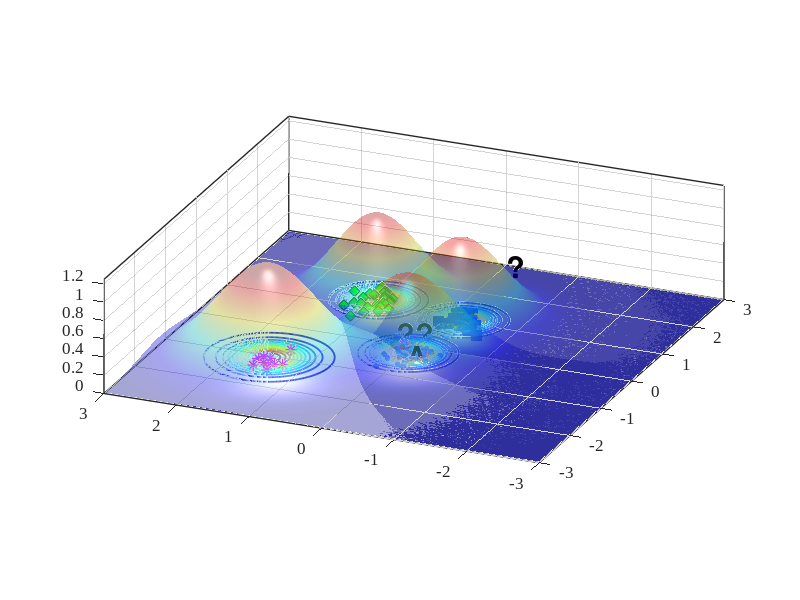

The MATLAB source for this figure:
%% Reproduce EVM-style demo figure (no toolboxes)
clear; close all; clc; rng(7);

% ---------- 1) 合成四类二维数据 ----------
% 类中心（大致对应图中位置）
C_star  = [-1.15  1.55];   % 红色星
C_diam  = [ 1.25  1.05];   % 绿色菱形
C_square= [ 1.05 -0.20];   % 蓝色方块
C_dot   = [-0.20  0.00];   % 蓝色小点（被 A 标注影响的那簇）

% 协方差（控制每簇形状）
S = @(sx,sy,rho)[sx^2 rho*sx*sy; rho*sx*sy sy^2];
Sig_star   = S(0.18,0.20, 0.05);
Sig_diam   = S(0.22,0.18,-0.10);
Sig_square = S(0.20,0.16, 0.05);
Sig_dot    = S(0.25,0.18, 0.00);

% 从高斯采样（不用 mvnrnd）
sample = @(N,mu,SIG) (randn(N,2)*chol(SIG,'lower') + mu);

X_star   = sample(12,C_star,   Sig_star);
X_diam   = sample(30,C_diam,   Sig_diam);
X_square = sample(28,C_square, Sig_square);
X_dot    = sample(45,C_dot,    Sig_dot);

% 加一个“离群星”靠近 A（见原图左中）
X_star = [X_star; 0.02 0.15];

% ---------- 2) 底面散点与样式 ----------
figure('Color','w','Position',[100,100,800,600]);
hold on; box on; grid on;
z0 = 0; % 所有散点都放在 z=0 的平面

scatter3(X_dot(:,1),   X_dot(:,2),   z0+zeros(size(X_dot,1),1),   18, [0.35 0.60 1.00], 'filled');  % 蓝色小点
scatter3(X_diam(:,1),  X_diam(:,2),  z0+zeros(size(X_diam,1),1),  60, 'g', 'd', 'filled', 'MarkerEdgeColor',[0 0.45 0]); % 绿菱形
scatter3(X_square(:,1),X_square(:,2),z0+zeros(size(X_square,1),1),60, [0 0.25 0.85], 's', 'filled'); % 蓝方块
scatter3(X_star(:,1),  X_star(:,2),  z0+zeros(size(X_star,1),1),  70, [1 0 1], '*', 'LineWidth',1.0); % 洋红星

% ---------- 3) ψ-model 等值环（彩色同心） ----------
% 采用带形状参的径向函数 psi(r) = exp(-(r/s)^t)
psi = @(X,Y,cx,cy,s,t) exp( - ( sqrt((X-cx).^2 + (Y-cy).^2) ./ s ).^t );

% 选几处“极端向量/代表点”（包含 A 所在）
EV = [ -0.23 -0.02 ;   % A 对应蓝点极端向量
        1.06 -0.22 ;   % 蓝方块
        1.28  1.03 ;   % 绿菱形
       -1.05  1.55 ];  % 红星
scale = [0.42, 0.36, 0.40, 0.48];   % 各自 scale
shape = [2.6,  2.2,  2.4,  2.0];    % 各自 shape

% 网格
[xg,yg] = meshgrid(linspace(-3,3,400));
colormap(jet); caxis([0 1]);

% 等高线层级（红到蓝：高到低）
levels = linspace(1.0,0.05,12);

for k = 1:size(EV,1)
    Z = psi(xg,yg,EV(k,1),EV(k,2),scale(k),shape(k));
    [~, h] = contour(xg,yg,Z,levels);    % 直接画在底面，保持颜色映射
    set(h,'LineWidth',1.25);

    % 将等高线明确压到 z=0（兼容不同 MATLAB 版本）
    ch = get(h,'Children');
    for ic = 1:numel(ch)
        zd = get(ch(ic),'ZData');
        if ~isempty(zd)
            set(ch(ic),'ZData',zeros(size(zd))); % 强制贴在 z=0
        end
    end
end

% 标出 A 与问号
text(-0.34,-0.06,0.02,'A','FontWeight','bold','FontSize',20,'Color','k');
text( 0.25, 0.35,0.03,'??','FontWeight','bold','FontSize',22,'Color','k');
text( 2.90,-0.05,0.03,'?','FontWeight','bold','FontSize',22,'Color','k');

% ---------- 4) 上方半透明“钟形面”（表示类支持/概率） ----------
% 用四个高斯穹顶，中心与各簇一致
gauss2 = @(X,Y,cx,cy,s) exp(-((X-cx).^2 + (Y-cy).^2)/(2*s^2));
tops  = {C_star, C_diam, C_square, C_dot};
sigT  = [0.65 0.55 0.55 0.60];
amp   = [1.05 0.95 0.90 0.85];

for i=1:4
    Zt = amp(i) * gauss2(xg,yg,tops{i}(1),tops{i}(2),sigT(i));
    s1 = surf(xg,yg,Zt, 'EdgeColor','none', 'FaceAlpha',0.35);
end
shading interp; camlight headlight; lighting gouraud;

% ---------- 5) 轴、视角与观感 ----------
xlim([-3 3]); ylim([-3 3]); zlim([0 1.25]); view(-67,22);
axis vis3d; daspect([1 1 0.8]);
set(gca,'FontName','Times New Roman','FontSize',12,'LineWidth',1);
% xlabel('x'); ylabel('y'); zlabel('score / \psi');

% 网格和背景风格
grid on; set(gca,'GridAlpha',0.2,'MinorGridAlpha',0.15);
